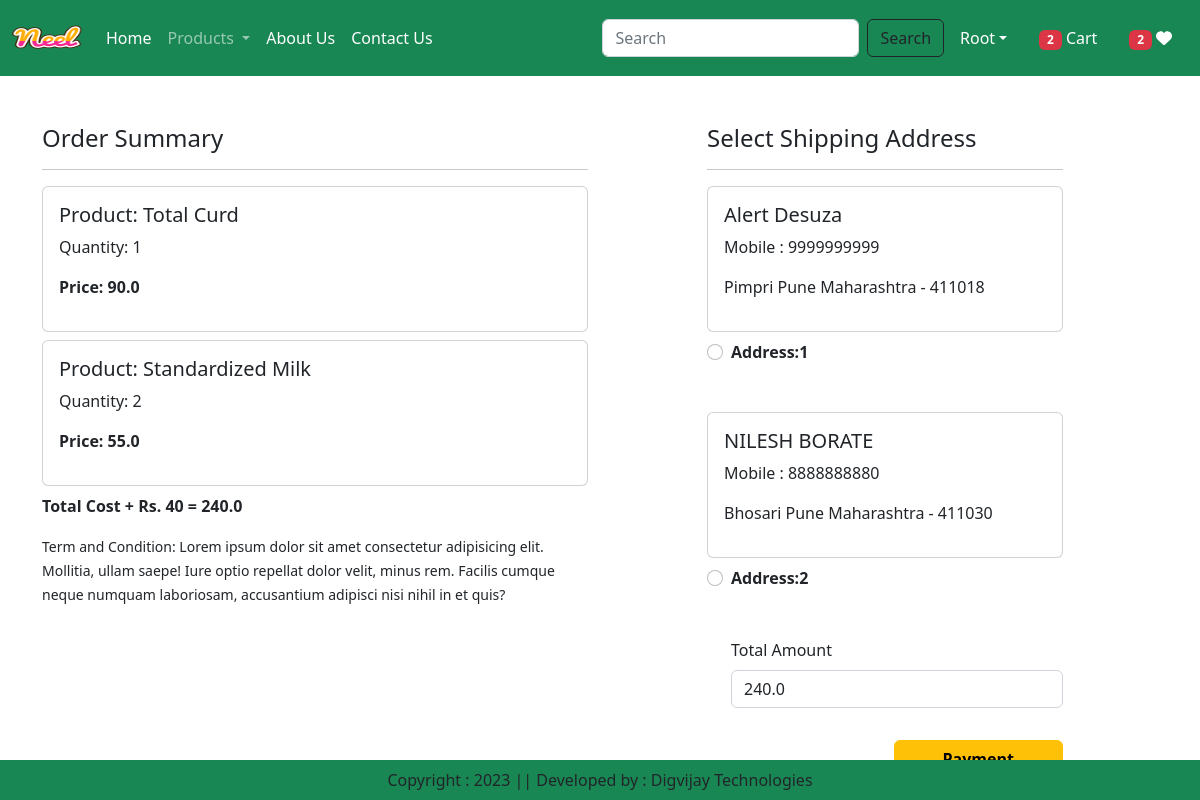
Screenshot of /checkout/ (signed in) with the database file from the repository.
### app/models.py (models this page shows, shortened)
class Cart(models.Model):
    user = models.ForeignKey(User,on_delete=models.CASCADE)
    product = models.ForeignKey(Product,on_delete=models.CASCADE)
    quantity = models.PositiveIntegerField(default=1)

class Product(models.Model):
    title = models.CharField(max_length=100)
    selling_price = models.FloatField()
    discounted_price = models.FloatField()
    description = models.TextField()
    composition = models.TextField(default='')
    prodapp = models.TextField(default='')
    category = models.CharField(choices=CATEGORY_CHOICES, max_length=2)
    product_image = models.ImageField(upload_to='product')

class Customer(models.Model):
    user = models.ForeignKey(User,on_delete=models.CASCADE)
    name = models.CharField(max_length=200)
    locality = models.CharField(max_length=200)
    city = models.CharField(max_length=50)
    mobile = models.IntegerField(default=0)
    zipcode = models.IntegerField()
    state = models.CharField(choices=STATE_CHOICES,max_length=100)

### app/views.py (the view, shortened to what this page needs)
# urls.py: path('checkout/', views.checkout.as_view(), name='checkout'),
@method_decorator(login_required,name='dispatch')
class checkout(View):
    def get(self,request):
        totalitem = 0
        wishitem=0
        if request.user.is_authenticated:
            totalitem = len(Cart.objects.filter(user=request.user))
            wishitem = len(Wishlist.objects.filter(user=request.user))
        user=request.user
        add=Customer.objects.filter(user=user)
        cart_items=Cart.objects.filter(user=user)
        famount = 0
        for p in cart_items:
            value = p.quantity * p.product.discounted_price
            famount = famount + value
        totalamount = famount + 40
        razoramount = int(totalamount * 100)
        client = razorpay.Client(auth=(settings.RAZOR_KEY_ID, settings.RAZOR_KEY_SECRET))
        data = { "amount": razoramount, "currency": "INR", "receipt": "order_rcptid_12"}
        payment_response = client.order.create(data=data)
        print(payment_response)
        order_id = payment_response['id']
        order_status = payment_response['status']
        return render(request, 'app/checkout.html',locals())

### app/templates/app/checkout.html (shortened to what this page needs)
{% extends 'app/base.html' %}
{% load static %}
{% block main-content %}
<div class="container">
 <div class="row mt-5">
  <div class="col-sm-6">
    <h4>Order Summary</h4>
    <hr>
    {% for item in cart_items %}
      <div class="card mb-2">
        <div class="card-body">
          <h5>Product: {{item.product.title}}</h5>
          <p>Quantity: {{item.quantity}}</p>
          <p class="fw-bold">Price: {{item.product.discounted_price}}</p>
        </div>
      </div>
    {% endfor %}
    <p class="fw-bold">Total Cost + Rs. 40 = {{totalamount}}</p>
    <small>Term and Condition: Lorem ipsum dolor sit amet consectetur adipisicing elit. Mollitia, ullam saepe! Iure optio repellat dolor velit, minus rem. Facilis cumque neque numquam laboriosam, accusantium adipisci nisi nihil in et quis?</small>
  </div>
  <div class="col-sm-4 offset-sm-1">
    <h4>Select Shipping Address</h4>
    <hr>
    <form  method="post" id="myform">
      {% for ad in add %}
      <div class="card">
        <div class="card-body">
        <h5>{{ad.name}}</h5>
        <p>Mobile : {{ad.mobile}}</p>
        <p>{{ad.locality}} {{ad.city}} {{ad.state}} - {{ad.zipcode}}</p>
        </div>
      </div>
        <div class="form-check mt-2 mb-5">
          <input class="form-check-input" type="radio" name="custid" id="custadd{{forloop.counter}}" value="{{ad.id}}">
          <label class="form-check-label fw-bold" for="custadd{{forloop.counter}}">
            Address:{{forloop.counter}} </label>
        </div>
      {% endfor %}
        <div class="form-check mb-3">
          <label for="totamount" class="form-label">Total Amount</label>
          <input type="number" class="form-control" name="totamount" value={{totalamount}} readonly>
        </div>
        <div class="text-end">
          <button id="rzp-button1" type="submit" class="btn btn-warning mt-3 px-5 fw-bold">Payment</button>
        </div>
      </form>
    </div>
  </div>
</div>
{% endblock main-content %}

### app/templates/app/base.html (shortened to what this page needs)
<!DOCTYPE html>
{% load static %}
<html lang="en">
<head>
    <link href="https://cdn.jsdelivr.net/npm/bootstrap@5.2.2/dist/css/bootstrap.min.css" rel="stylesheet">
    <link rel="stylesheet" href="{% static 'app/css/owl.carousel.min.css' %}" />
    <link rel="stylesheet" href="{% static 'app/css/all.min.css' %}" />
    <link rel="stylesheet" href="{% static 'app/css/style.css' %}" />
</head>
<body>
    <nav class="navbar navbar-expand-lg navbar-dark bg-success">
        <div class="container-fluid">
          <a class="navbar-brand" href="#">
            <img src="{% static "app/images/neel.png" %}" width="70" height="50" />
          </a>
          <div class="collapse navbar-collapse" id="navbarSupportedContent">
            <ul class="navbar-nav me-auto mb-2 mb-lg-0">
              {% if request.user.is_authenticated %}
              <li class="nav-item">
                <a class="nav-link active" aria-current="page" href="/">Home</a>
              </li>
              <li class="nav-item dropdown">
                <a class="nav-link dropdown-toggle" href="#" role="button" data-bs-toggle="dropdown" aria-expanded="false">
                  Products
                </a>
              </li>
              <li class="nav-item">
                <a class="nav-link text-white" href="{% url 'about' %}">About Us</a>
              </li>
              <li class="nav-item">
                <a class="nav-link text-white" href="{% url 'contact' %}">Contact Us</a>
              </li>
            </ul>
            <form class="d-flex" role="search" action="/search">
              <input class="form-control me-2" type="search" placeholder="Search" name="search"  aria-label="Search">
              <button class="btn btn-outline-dark" type="submit">Search</button>
            </form>
          </div>
          <ul class="navbar-nav me-auto mb-2 mb-lg-0">
            <li class="nav-item dropdown mx-2">
                <a class="nav-link dropdown-toggle text-white" href="#" id="profileDropdown" role="button" data-bs-toggle="dropdown" aria-expanded="false">{{request.user.username|capfirst}}</a>
            </li>
            <li class="nav-item mx-2">
                <a href="{% url 'showcart' %}" class="nav-link text-white"><span class="badge bg-danger">{% if totalitem > 0 %} {{totalitem}} {% endif %}</span> Cart</a>
            </li>
            <li class="nav-item mx-2">
                <a href="{% url 'showwishlist' %}" class="nav-link text-white"><span class="badge bg-danger">{% if wishitem > 0 %} {{wishitem}} {% endif %}</span>  <i class="fa fa-heart"></i></a>
            </li>
            {% endif %}
          </ul>
        </div>
      </nav>
      {% block main-content %}{% endblock main-content %}
      <footer class="container-fluid fixed-bottom bg-success text-center p-2 mt-5">
        Copyright : 2023 || Developed by : Digvijay Technologies
      </footer>
</body>
</html>

### rows the page displays
Cart: product "Total Curd", quantity "1", product.discounted_price "90.0"
Cart: product "Standardized Milk", quantity "2", product.discounted_price "55.0"
Customer: name "Alert Desuza", mobile "9999999999", locality "Pimpri", city "Pune", state "Maharashtra", zipcode "411018"
Customer: name "NILESH BORATE", mobile "8888888880", locality "Bhosari", city "Pune", state "Maharashtra", zipcode "411030"

### other values shown
{{ request.user.username|capfirst }} "Root"
{{ totalitem }} "2"
{{ wishitem }} "2"
{{ totalamount }} "240.0"
